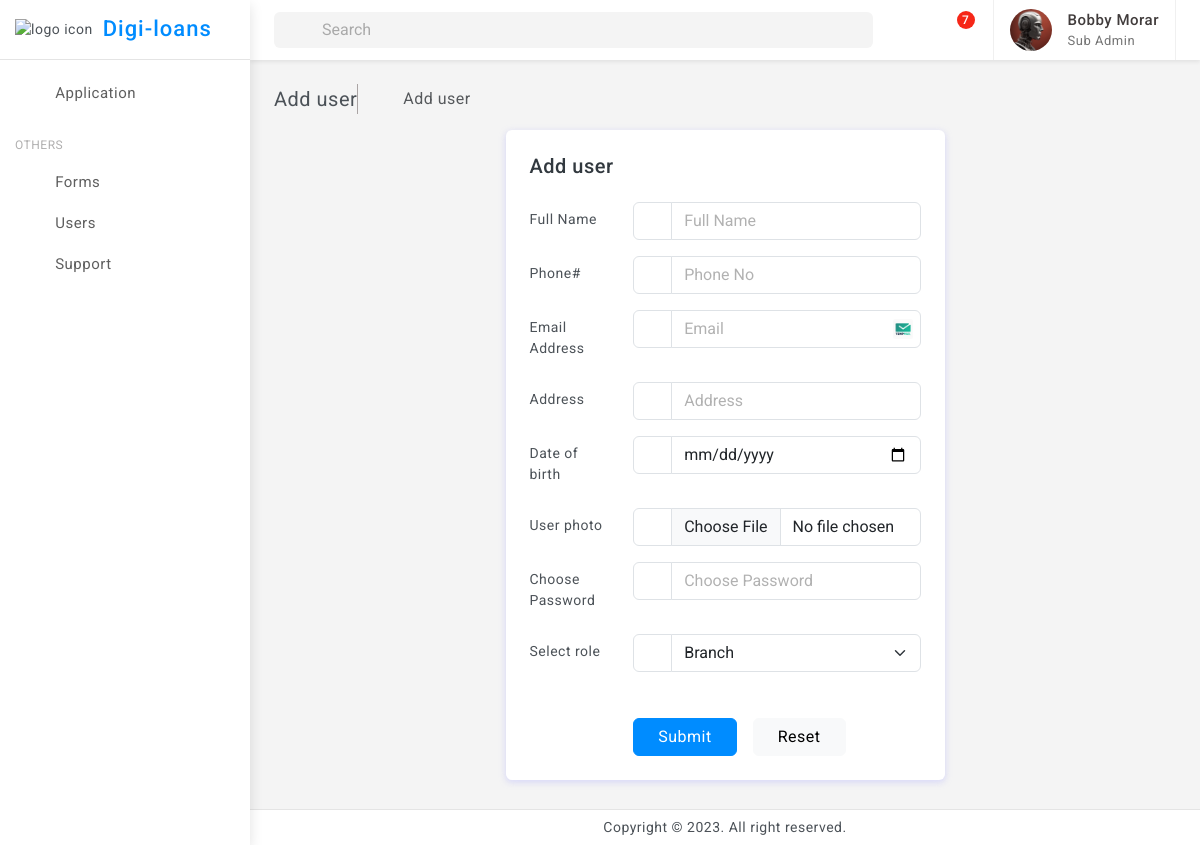
Before: /adduser (signed in) with the older database file.
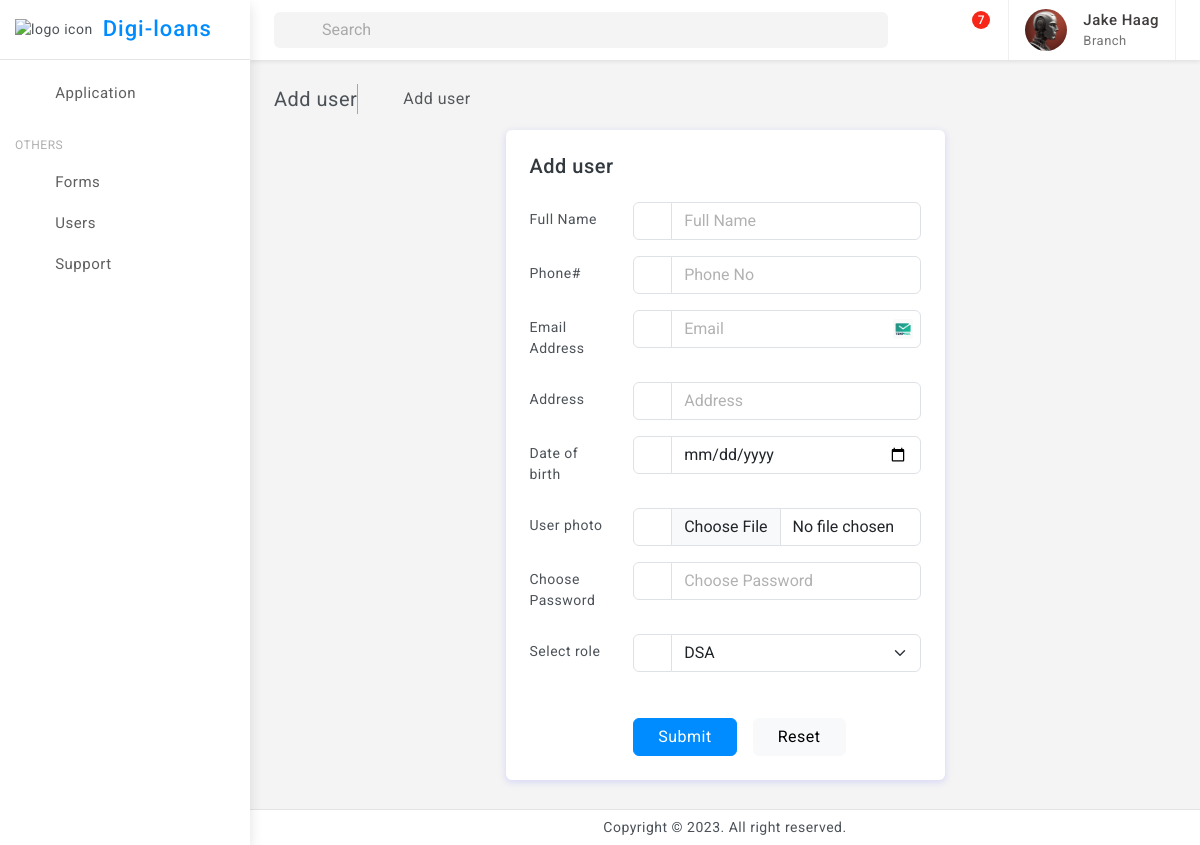
After: the same page with the newer database file.
### tables this page shows
CREATE TABLE Roles (
                role_id INTEGER PRIMARY KEY,
                role_name TEXT NOT NULL,
                created_time TIMESTAMP DEFAULT CURRENT_TIMESTAMP,
                updated_time TIMESTAMP DEFAULT CURRENT_TIMESTAMP
            );

CREATE TABLE "Users" (
	"user_id"	INTEGER,
	"email"	TEXT NOT NULL,
	"password"	TEXT NOT NULL,
	"role_id"	INTEGER,
	"full_name"	TEXT,
	"date_of_birth"	TEXT,
	"address"	TEXT,
	"phone_number"	TEXT,
	"created_time"	TIMESTAMP DEFAULT CURRENT_TIMESTAMP,
	"updated_time"	TIMESTAMP DEFAULT CURRENT_TIMESTAMP,
	"approved"	INTEGER,
	"createdBy"	INTEGER,
	"branchBy"	INTEGER,
	PRIMARY KEY("user_id"),
	FOREIGN KEY("branchBy") REFERENCES "Users"("user_id")
);

### flask_app.py (the view)
@app.route('/adduser',methods=['GET', 'POST'])
def adduser():
    if not ( 'logged_in' in session and session['logged_in']):
        return redirect(url_for('login'))
    roles = get_roles()
    roles = roles[session["role"][0]:4]
    if request.method == 'POST':
        full_name = request.form.get('full_name')
        phone_number = request.form.get('phone_num')
        email_address = request.form.get('email_address')
        address = request.form.get('address')
        password = request.form.get('password')
        role = request.form.get('chose_role')
        date_of_birth=request.form.get('date_of_birth')
        password_has= generate_password_hash(password, method='sha256')
        createdBy=session["user"][0]
        print(session["role"])
        if(session["role"][0])==3:#bracnh
            branchBy=session["user"][0]
        else:
            branchBy=request.form.get('chose_branch')
        user_id=create_user(full_name=full_name,email=email_address,password=password_has,role_id=role,date_of_birth=date_of_birth,address=address,phone_number=phone_number,createdBy=createdBy,branchBy=branchBy)
        file = request.files['user_photo']
        if(file != None and user_id!=None):
            filename = file.filename
            file_name=time.strftime("%Y%m%d-%H%M%S")+"."+filename.split(".")[-1]
            file_path = os.path.join("static/uploads/user_profile", file_name)
            file.save(file_path)
            add_user_image(user_id,file_path.replace("static/",""))
            print("file has been save!! ",file_path)
        else:
            render_template("add_user.html", roles=roles,error="User not created")
        return render_template("add_user.html", roles=roles,error="User created successfully")
    else:
        branches=get_branch_user()
        return render_template("add_user.html", roles=roles,branches=branches)

### databse/db_service.py (called while the page is built)
def connect_db():
    return sqlite3.connect('databse/digi_loans.db')

def get_roles():
    conn = connect_db()
    cursor = conn.cursor()
    try:
        cursor.execute('SELECT * FROM Roles',)
        roles = cursor.fetchall()
        conn.close()
        return roles
    except sqlite3.Error as e:
        print("Error getting role:", e)
        conn.close()
        return None

def get_branch_user():
    conn = connect_db()
    cursor = conn.cursor()
    try:
        cursor.execute('''
            SELECT * FROM Users where role_id=3
        ''')
        users = cursor.fetchall()
        conn.close()
        return users
    except sqlite3.Error as e:
        print("Error getting loan application:", e)
        conn.close()
        return None

### templates/add_user.html (shortened to what the changed rows need)
{% extends 'base.html' %}
{% block content %}
<div class="page-wrapper">
    <div class="page-content">
        <form action="{{ url_for('adduser') }}" method="POST" enctype="multipart/form-data">
        <div class="row">
            <div class="col-xl-6 mx-auto">
                    <div class="card">
                        <div class="card-body p-4">
                                <div class="row mb-3">
                                    <div class="col-sm-9">
                                        <div class="input-group">
                                            <span class="input-group-text"><i class="bx bx-flag"></i></span>
                                            <select class="form-select" id="chose_role" name="chose_role" required>
                                            {%for role in roles %}
                                                <option value="{{role[0]}}">{{role[1]}}</option>
                {% endfor %}
                                              </select>
                                          </div>
                                    </div>
                                </div>
                            </div>
                        </div>
            </div>
        </div>
    </form>
    </div>
</div>
    </div>
{% endblock %}

### templates/base.html (shortened to what the changed rows need)
<!doctype html>
<html lang="en">
<head>
	<link href="{{ url_for('static', filename='assets/plugins/vectormap/jquery-jvectormap-2.0.2.css') }}" rel="stylesheet"/>
	<link href="{{ url_for('static', filename='assets/plugins/simplebar/css/simplebar.css') }}" rel="stylesheet" />
	<link href="{{ url_for('static', filename='assets/plugins/perfect-scrollbar/css/perfect-scrollbar.css') }}" rel="stylesheet" />
	<link href="{{ url_for('static', filename='assets/plugins/metismenu/css/metisMenu.min.css') }}" rel="stylesheet"/>
	<link href="{{ url_for('static', filename='assets/plugins/datatable/css/dataTables.bootstrap5.min.css') }}" rel="stylesheet" />
	<link href="{{ url_for('static', filename='assets/css/pace.min.css') }}" rel="stylesheet"/>
	<link href="{{ url_for('static', filename='assets/css/bootstrap.min.css') }}" rel="stylesheet">
	<link href="{{ url_for('static', filename='assets/css/bootstrap-extended.css') }}" rel="stylesheet">
	<link href="{{ url_for('static', filename='assets/css/app.css') }}" rel="stylesheet">
	<link href="{{ url_for('static', filename='assets/css/icons.css') }}" rel="stylesheet">
	<link rel="stylesheet" href="{{ url_for('static', filename='assets/css/dark-theme.css') }}"/>
	<link rel="stylesheet" href="{{ url_for('static', filename='assets/css/semi-dark.css') }}"/>
	<link rel="stylesheet" href="{{ url_for('static', filename='assets/css/header-colors.css') }}"/>
</head>
<body>
	<div class="wrapper">
		<header>
			<div class="topbar d-flex align-items-center">
				<nav class="navbar navbar-expand gap-3">
					<div class="user-box dropdown px-3">
						<a class="d-flex align-items-center nav-link dropdown-toggle gap-3 dropdown-toggle-nocaret" href="#" role="button" data-bs-toggle="dropdown" aria-expanded="false">
							<div class="user-info">
								<p class="user-name mb-0">{{session['user'][4]}}</p>
								<p class="designattion mb-0">{{session['role'][1]}}</p>
							</div>
						</a>
					</div>
				</nav>
			</div>
		</header>
		{% block content %}{% endblock %}
</body>
</html>

Changed rows visible on the page:
no longer on this page (row unchanged): Roles: role_name "Sub Admin"
now on this page (row edited): Users: full_name "Jake Haag"
now on this page (row unchanged): Roles: role_name "Branch"
Other visible differences:
form field chose_role: "Branch" → "DSA"
{{ session['user'][4] }}: "Bobby Morar" → (not shown)
